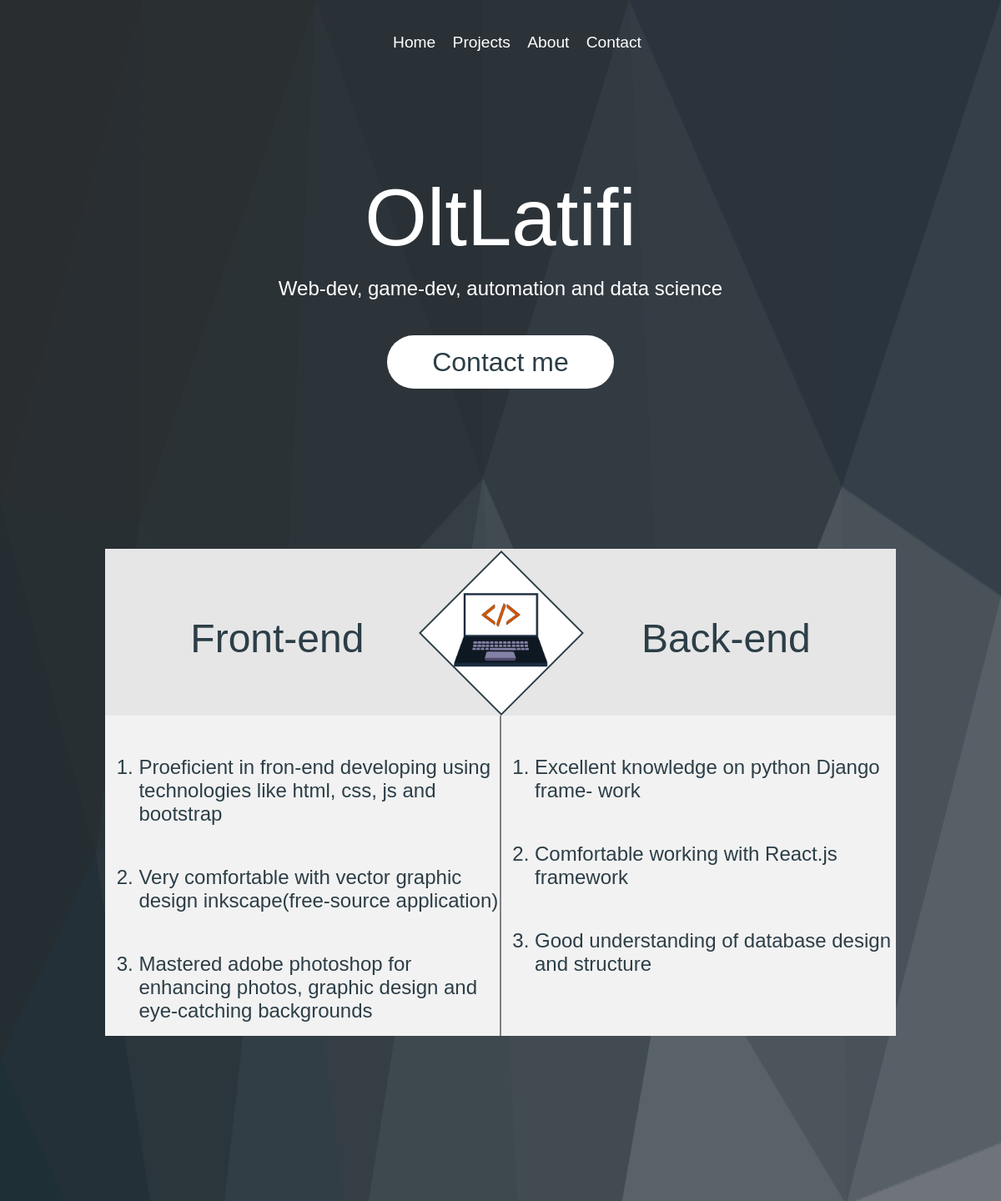
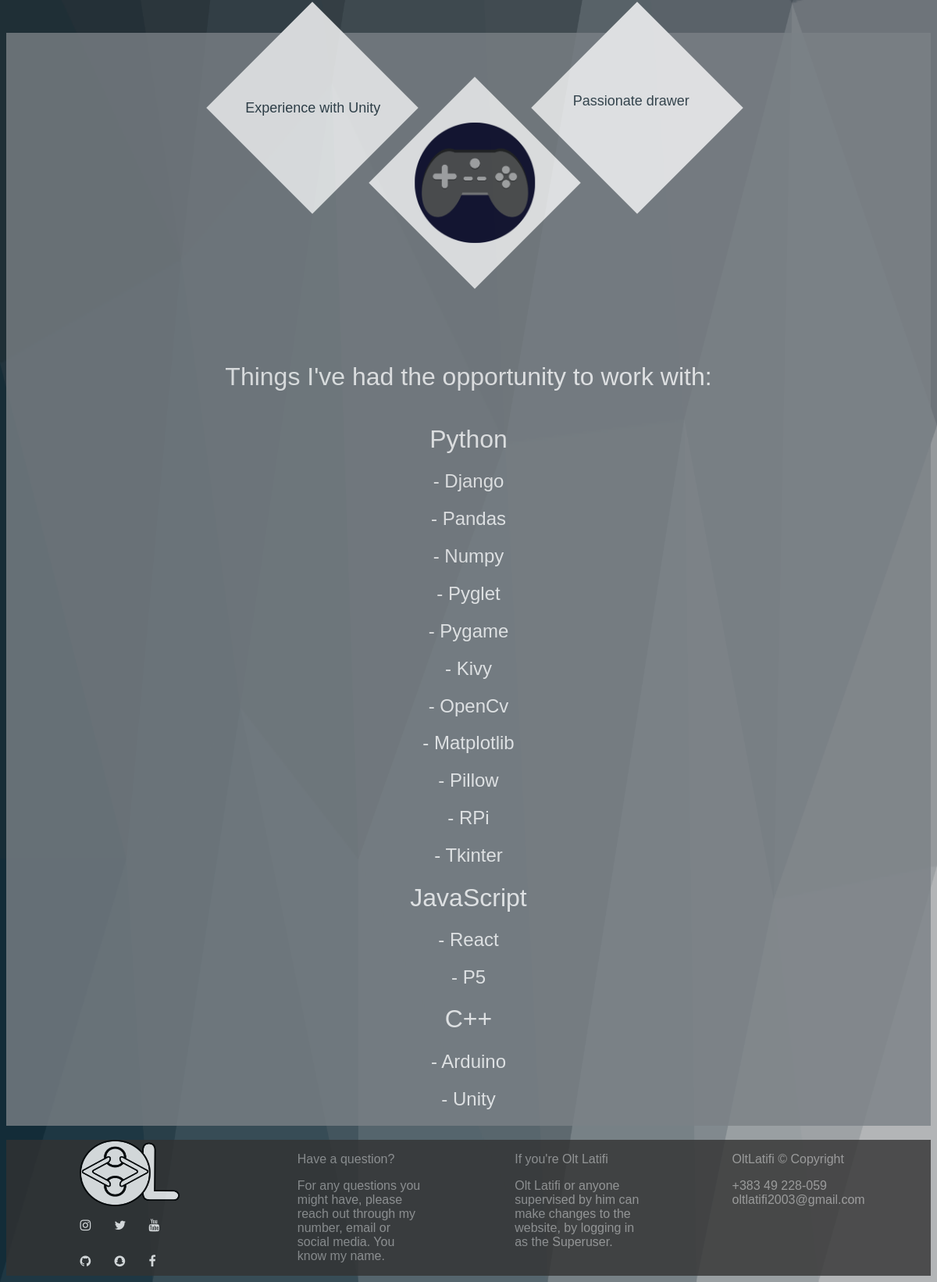
The page / on the database its author committed (2 pictures, top to bottom).
### Web/models.py (models this page shows, shortened)
class skills(models.Model):
	Editor = models.ForeignKey(User, on_delete=models.CASCADE, default =1)
	Field = models.CharField(max_length = 10, choices = full_stack)
	Text = models.TextField(max_length=100)

class languages(models.Model):
	Editor = models.ForeignKey(User, on_delete=models.CASCADE, default =1)
	Text = models.TextField(max_length = 20)
	def __str__(self):
		return self.Text

class technologies(models.Model):
	Editor = models.ForeignKey(User, on_delete=models.CASCADE, default =1)
	Language = models.ForeignKey(languages, on_delete = models.CASCADE)
	Text = models.TextField(max_length = 20)
	def __str__(self):
		return self.Text

### Web/views.py (the view)
# urls.py: path('', home_view, name = 'Home'),
def home_view(request):
	front_end = skills.objects.filter(Field = 'Front-end')
	back_end = skills.objects.filter(Field = 'Back-end')
	language_ = languages.objects.all()
	tech = technologies.objects.all()
	return render(request, 'Web/home.html', {'frontend':front_end,
											 'backend': back_end,
											 'languages':language_,
											 'tech': tech})

### Web/templates/Web/home.html (shortened to what this page needs)
{% extends "Web/base.html" %}
{% load static %}
{% block content %}
<h1 style="margin-top: 1.5em; font-size: 6em;" class = 'anim'>OltLatifi</h1>
<p style="font-size: 1.5rem; margin-top: -3rem;" class = 'anim2'>Web-dev, game-dev, automation and data science</p>
<br>
<form   action="{% url 'Contact'%}">
	<input type="submit" value="Contact me" class="button-contact"/>
</form>
<div class="table-top show-on-scroll">
	<h2 class="table-text" style="margin-right: 10%;">Front-end</h2>
	<div class="diamond">
		<img src="{% static 'Web/images/laptop.png' %}" class="laptop">
	</div>
	<h2 class="table-text" style="margin-left: 10%;">Back-end</h2>
</div>
</center>
<div class="table-chart show-on-scroll">
	<div style="width: 50%;height:100%; border-right: solid gray 2px;">
		<ul>
			{% for i in frontend %}
				<li style="margin-top: 3rem;">
						{{i.Text}}
				</li>
			{% endfor %}
		</ul>
	</div>
	<div style="width: 50%;height:100%;">
		<ul>
			{% for i in backend %}
				<li style="margin-top: 3rem;">
						{{i.Text}}
				</li>
			{% endfor %}
		</ul>
	</div>
</div>
<div class="gaming-flex" style="opacity: 0.8;">
	<div class="diamondG show-on-scroll"><p id="game-text">Experience with Unity</p></div>
			<div class="diamondG" style="margin-top: 6rem;">
				<img src="{% static 'Web/images/controller.png' %}" class="controller">
			</div>
	<div class="diamondG show-on-scroll"><p id="game-text">Passionate drawer</p></div>
</div>
<center>
	<div style="display: flex; flex-direction: column; background-color: #7B8186; opacity: 0.8;">
	<h1>Things I've had the opportunity to work with:</h1>
		{% for i in languages %}
		<div style="display: inline;" id="tech-overflow">
			<h1>{{i}}</h1></a>
			{% for j in tech %}
				{% if j.Language == i %}
					<h2>- {{j}}</h2></a>
				{% endif %}
			{% endfor %}
		{% endfor %}
	</div>
</center>
{% endblock %}

### Web/static/Web/css/allcss.css (style rules this page uses)
h1, h2,h3, h4, ul, p, legend, fieldset, a { color: white; font-family: Arial, Helvetica, sans-serif; font-weight: normal; text-decoration: none; }
.anim2 { animation-name: home; animation-duration: 1s; }
.button-contact { border: none; width: 17rem; height: 4rem; color: #2C3E47; display: inline-block; text-decoration: none; background-color: white; font-size: 2rem; font-weight: normal; font-family: 'Arial', Monaco, monospace; border-radius: 20rem; animation-name: home; animation-duration: 1s; }
@media screen and (min-width: 801px) { .table-top { width: 80%; margin-left: 0%; height: 200px; display: flex; margin-top: 12rem; justify-content: center; background-color: #e6e6e6; } }
@media screen and (min-width: 801px) { .table-chart { width: 80%; display: flex; margin-left: 10%; background-color: #f2f2f2; } }
@media screen and (min-width: 801px) { .diamond { margin-top: 1.9rem; width: 8.5rem; height: 8.5rem; background-color: white; transform:rotate(45deg); border: solid #2C3E47 2px; margin-right: 3px; } }
@media screen and (min-width: 801px) { .table-text { color: #2C3E47; margin-top: 5rem; font-size: 3rem; } }
@media screen and (min-width: 801px) { .laptop { margin-left: -5%; margin-top: 16%; width: 82%; height: 65%; transform:rotate(-45deg); } }
@media screen and (min-width: 801px) { .diamondG { margin-left: 1rem; width: 12rem; height: 12rem; background-color: white; transform:rotate(45deg); transition: 0.5s; } }
@media screen and (min-width: 801px) { #game-text { color: #2C3E47; position: absolute; top: 35%; left: 5%; font-size: 18px; transform:rotate(-45deg); justify-content: center; } }
.table-chart li { color: #2C3E47; font-size: 1.5rem; list-style-type: upper-norwegian; text-decoration: none; }
.gaming-flex { display: flex; margin-top: 15rem; height: 25rem; justify-content: center; background-color: #7B8186; }
.controller { transform:rotate(-45deg); position: absolute; width: 80%; height: 80%; top: 10%; left: 10%; color: black; }

### Web/static/Web/css/effects.css (style rules this page uses)
.is-visible { animation-name: scrolling; animation-duration: 1s; }

### rows shown on the page
skills: Text "Proeficient in fron-end developing using technologies like html, css, js and bootstrap"
skills: Text "Very comfortable with vector graphic design inkscape(free-source application)"
skills: Text "Mastered adobe photoshop for enhancing photos, graphic design and eye-catching backgrounds"
skills: Text "Excellent knowledge on python Django frame- work"
skills: Text "Comfortable working with React.js framework"
skills: Text "Good understanding of database design and structure"
languages: Text "Python"
technologies: Text "Django"
technologies: Text "Pandas"
technologies: Text "Numpy"
technologies: Text "Pyglet"
technologies: Text "Pygame"
technologies: Text "Kivy"
technologies: Text "OpenCv"
technologies: Text "Matplotlib"
technologies: Text "Pillow"
technologies: Text "RPi"
technologies: Text "Tkinter"
languages: Text "JavaScript"
technologies: Text "React"
technologies: Text "P5"
languages: Text "C++"
technologies: Text "Arduino"
technologies: Text "Unity"
